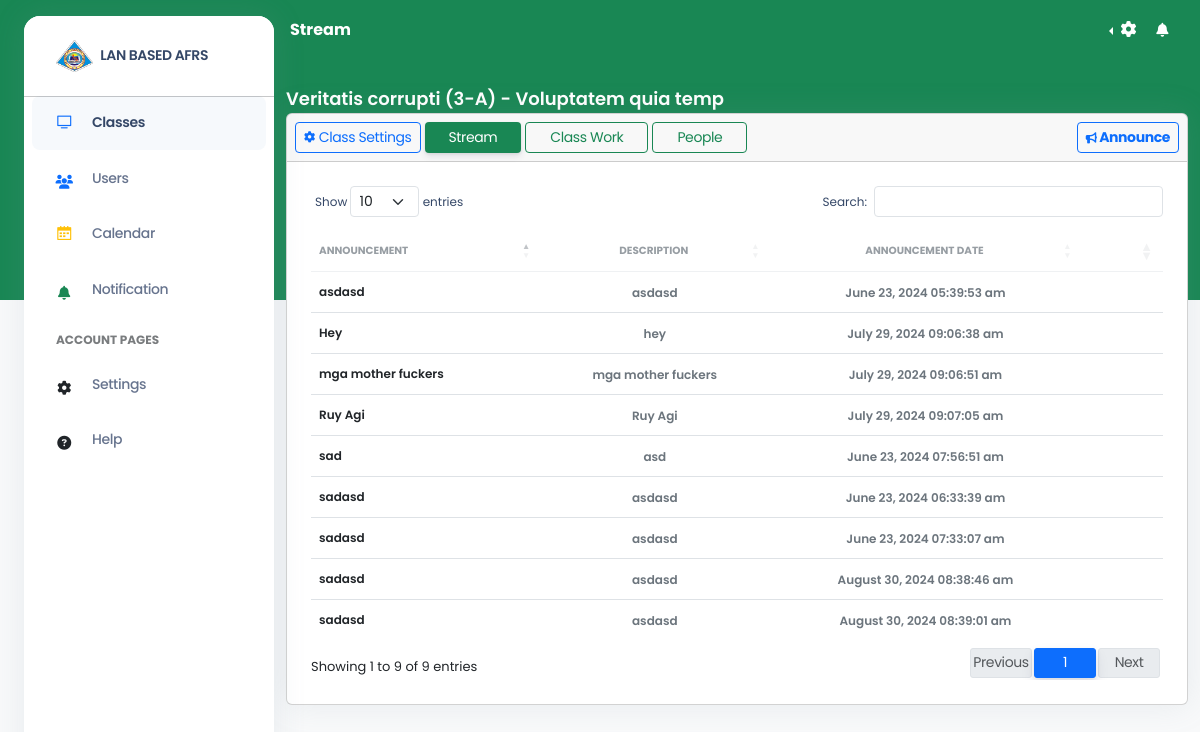
Screenshot of /index.php?page=stream&class_id=6 (signed in) with the database file from the repository.
### tables this page shows
CREATE TABLE `class` (
  `class_id` int(255) NOT NULL,
  `user_id` int(255) NOT NULL,
  `class_image` varchar(255) DEFAULT NULL,
  `classname` varchar(255) NOT NULL,
  `section` varchar(255) NOT NULL,
  `room` varchar(255) NOT NULL,
  `subject` varchar(255) NOT NULL,
  `class_status` int(2) NOT NULL,
  `classaddeddate` datetime NOT NULL,
  `classcode` varchar(255) NOT NULL,
  `schedclass_lecture` varchar(255) NOT NULL,
  `schedclass_lab` varchar(255) NOT NULL,
  `room_lab` varchar(255) NOT NULL,
  `course` varchar(255) NOT NULL,
  `program` varchar(255) NOT NULL,
  `classroom_lecture` varchar(255) NOT NULL,
  `classroom_lab` varchar(255) NOT NULL
);

CREATE TABLE `announcement` (
  `announcement_id` int(255) NOT NULL,
  `user_id` int(255) NOT NULL,
  `class_id` int(255) NOT NULL,
  `announcement_title` varchar(255) NOT NULL,
  `announcement_description` varchar(255) NOT NULL,
  `announcement_type` varchar(255) NOT NULL,
  `announcement_date` datetime NOT NULL,
  `announcement_assID` int(255) DEFAULT NULL
);

### config/database.php (called while the page is built, shortened)
<?php
$host = "localhost";
$username = "root";
$password = "";
$database = "lanbased";
$conn = mysqli_connect($host, $username, $password, $database);
function find_where($table, $columns_and_values, $limit = null)
{
    global $conn;
    $sql = "SELECT * FROM $table WHERE ";
    $params = [];
    $types = "";
    $i = 0;
    foreach ($columns_and_values as $column => $value) {
        $sql .= "$column = ? ";
        $params[] = &$columns_and_values[$column];
        $types .= "s";
    }
    $stmt = mysqli_prepare($conn, $sql);
    array_unshift($params, $types);
    call_user_func_array(array($stmt, "bind_param"), $params);
    $stmt->execute();
    $result = $stmt->get_result();
    return $result->fetch_all(MYSQLI_ASSOC);
}
function first($table, $columns_and_values)
{
    global $conn;
    $sql = "SELECT * FROM $table WHERE ";
    $params = [];
    $types = "";
    $i = 0;
    foreach ($columns_and_values as $column => $value) {
        $sql .= "$column = ? ";
        $params[] = &$columns_and_values[$column];
        $types .= "s";
    }
    $sql .= "LIMIT 1";
    $stmt = mysqli_prepare($conn, $sql);
    array_unshift($params, $types);
    call_user_func_array(array($stmt, "bind_param"), $params);
    $stmt->execute();
    $result = $stmt->get_result();
    return $result->fetch_assoc();
}

### views/stream.php (the view, shortened to what this page needs)
<div class="container-fluid py-4">
    <div class="row">
        <div class="col-12">
            <p class="m-0 text-white class_header"><?= $class_settings['course'] ?> (<?= $class_settings['section'] ?>) - <?= $class_settings['program'] ?></p>
            <div class="card mb-4">
                <div class="card-header d-flex p-2 align-items-center justify-content-between">
                    <?php
                    include 'class-header.php';
                    ?>
                    <button data-bs-toggle="modal" data-bs-target="#broadcast" class="btn btn-outline-primary mb-0 btn-sm font-bold">
                        <i class="fa fa-bullhorn "></i>
                        Announce
                    </button>
                </div>
                <div class="card-body">
                    <div class="table-responsive p-0">
                        <table class="table align-items-center mb-0 table-data">
                            <thead>
                                <tr>
                                    <th class="text-uppercase text-secondary text-xxs font-weight-bolder opacity-7 ps-2">Announcement</th>
                                    <th class="text-center text-uppercase text-secondary text-xxs font-weight-bolder opacity-7">Description</th>
                                    <th class="text-center text-uppercase text-secondary text-xxs font-weight-bolder opacity-7">Announcement Date</th>
                                    <th class="text-secondary opacity-7"></th>
                                </tr>
                            </thead>
                            <tbody>
                                <?php
                                if ($_SESSION['usertype'] == 1) {
                                    $announcments = find_where('announcement', ['user_id' => $_SESSION['user_id']]);
                                } else {
                                    $announcments = findAll('announcement');
                                }
                                ?>
                                <?php foreach ($announcments as $announcement) : ?>
                                    <tr>
                                        <td>
                                            <p class="text-xs font-weight-bold mb-0"><?= $announcement['announcement_title'] ?></p>
                                        </td>
                                        <td class="align-middle text-center">
                                            <span class="text-secondary text-xs font-weight-bold"><?= $announcement['announcement_description'] ?></span>
                                        </td>
                                        <td class="align-middle text-center">
                                            <span class="text-secondary text-xs font-weight-bold"><?= date('F j, Y h:i:s a', strtotime($announcement['announcement_date'])); ?></span>
                                        </td>
                                        <td></td>
                                    </tr>
                                <?php endforeach; ?>
                            </tbody>
                        </table>
                    </div>
                </div>
            </div>
        </div>
    </div>
</div>

### public/assets/css/main.css (style rules this page uses)
* { font-family: "Poppins", sans-serif; }
.font-bold { font-weight: bold; font-size: 14px; }
.class_header { font-size: 18px !important; font-weight: 600; }
.h-height-100 { height: 100vh !important; }

### rows the page displays
class: course "Veritatis corrupti", section "3-A", program "Voluptatem quia temp"
announcement: announcement_title "asdasd", announcement_description "asdasd", announcement_date "June 23, 2024 05:39:53 am"
announcement: announcement_title "sadasd", announcement_description "asdasd", announcement_date "June 23, 2024 06:33:39 am"
announcement: announcement_title "sadasd", announcement_description "asdasd", announcement_date "June 23, 2024 07:33:07 am"
announcement: announcement_title "sad", announcement_description "asd", announcement_date "June 23, 2024 07:56:51 am"
announcement: announcement_title "Hey", announcement_description "hey", announcement_date "July 29, 2024 09:06:38 am"
announcement: announcement_title "mga mother fuckers", announcement_description "mga mother fuckers", announcement_date "July 29, 2024 09:06:51 am"
announcement: announcement_title "Ruy Agi", announcement_description "Ruy Agi", announcement_date "July 29, 2024 09:07:05 am"
announcement: announcement_title "sadasd", announcement_description "asdasd", announcement_date "August 30, 2024 08:38:46 am"
announcement: announcement_title "sadasd", announcement_description "asdasd", announcement_date "August 30, 2024 08:39:01 am"

### other values shown
$_GET['page'] "Stream"
